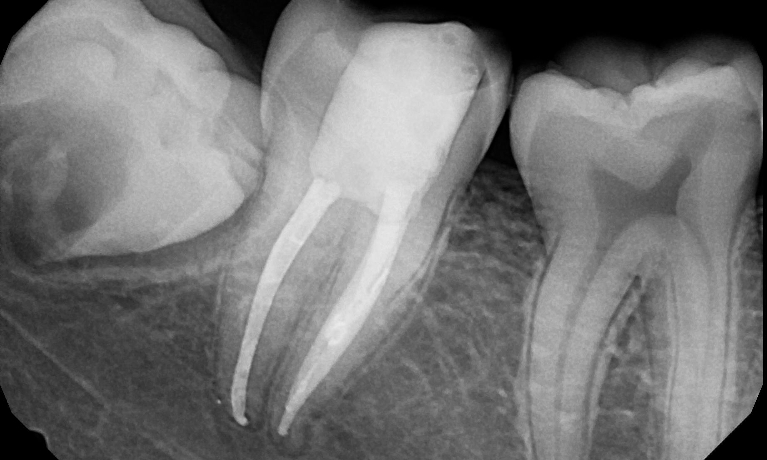
#> input picture medium_After-Root-Canal-Treatment.jpg, 767 x 460 px
$ python Dental.py
#> lines starting #> are read from the running program, lines starting #| are printed output that depends on the picture
#Hey
import numpy as np
import cv2
import matplotlib.pyplot as plt

img = cv2.imread('medium_After-Root-Canal-Treatment.jpg',0)
#> img is the input picture: shape (460, 767); min 0, max 236, mean 117.3
img = cv2.equalizeHist(img)
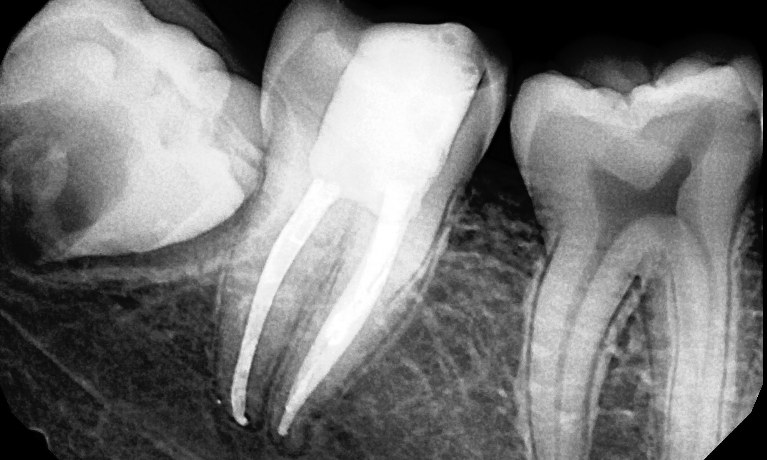
#> img: shape (460, 767); min 0, max 255, mean 121.5
Z = img.reshape((-1,1))
#Z = np.reshape(img, (-1,1))
r=len(img)
#> r = 460
c=len(img[1,:])
#> c = 767
# convert to np.float32
Z = np.float32(Z)

# define criteria, number of clusters(K) and apply kmeans()
criteria = (cv2.TERM_CRITERIA_EPS + cv2.TERM_CRITERIA_MAX_ITER, 10, 1.0)
K = 6
ret,label,center=cv2.kmeans(Z,K,None,criteria,10,cv2.KMEANS_RANDOM_CENTERS)
#> ret = 55740758; center = [147.2, 192.2, 100.5, 12.05, 234.6, 55.46]

# Now convert back into uint8, and make original image
center = np.uint8(center)
#> center = [147, 192, 100, 12, 234, 55]
res = center[label.flatten()]
res2 = res.reshape((img.shape))

label2 = label.reshape(r,c)
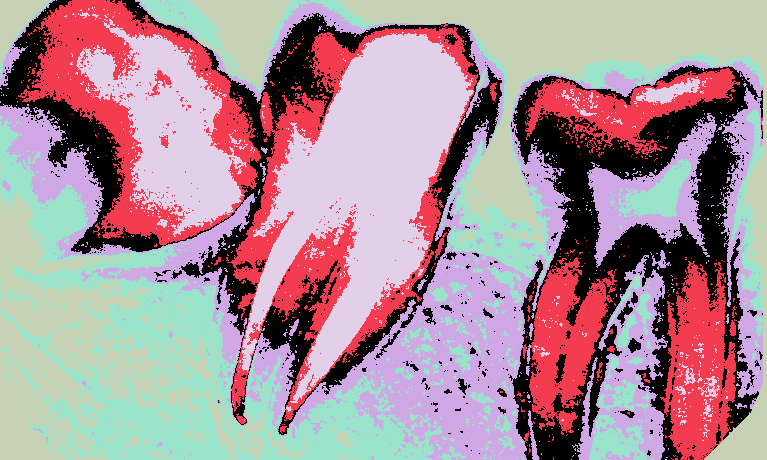
#> label2: shape (460, 767) int32; 6 distinct labels, from 0 to 5; one colour per label, 0 black

plt.imshow(res2)


#segmentation
plt.figure(figsize=(5, 5))
plt.imshow(img, cmap=plt.cm.gray)
#gray = label.sum(-1)/n_clusters
n_clusters = K
for l in range(n_clusters):
    cmap = plt.cm.get_cmap("tab10")
    plt.contour(label2 == l, contours=1, colors=[cmap(l / float(n_clusters)), ])
plt.xticks(())
plt.yticks(())
plt.show()
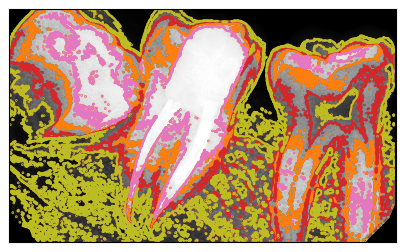
#> figure drawn by matplotlib, 1 panel
